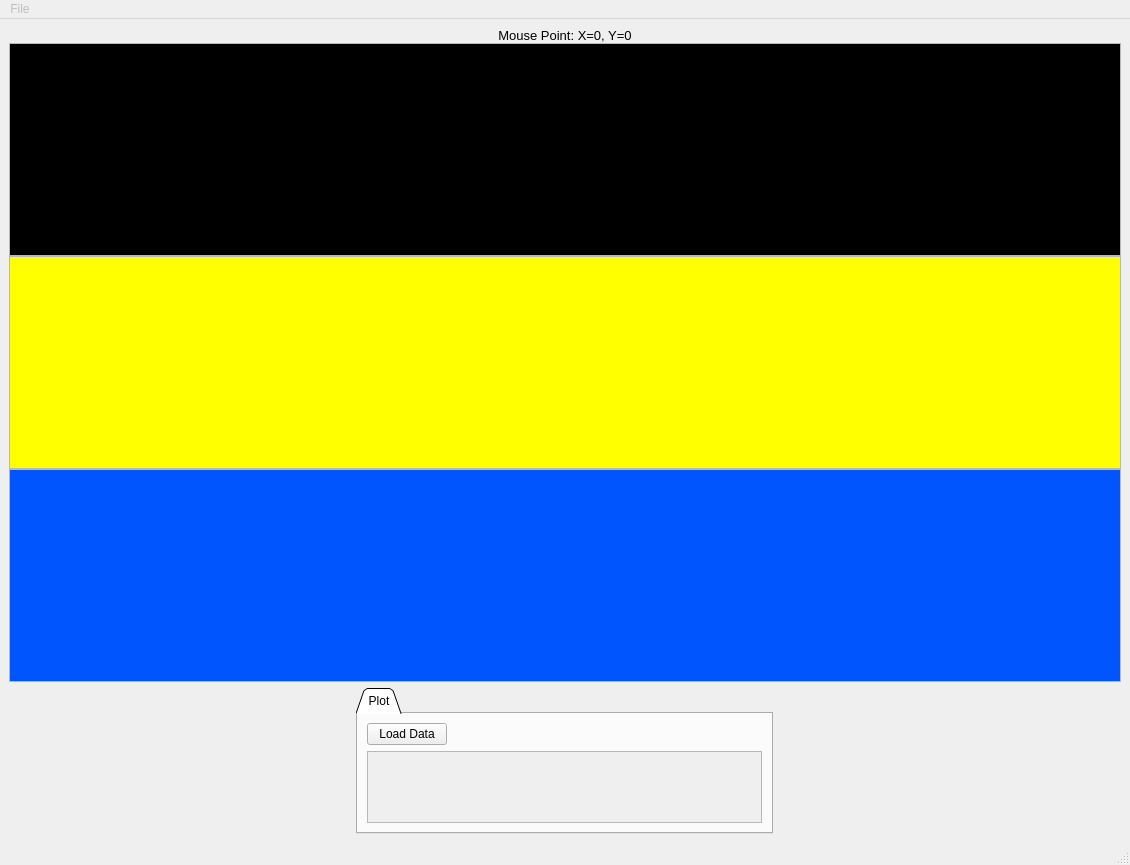
<?xml version="1.0" encoding="UTF-8"?>
<ui version="4.0">
 <class>MainWindow</class>
 <widget class="QMainWindow" name="MainWindow">
  <property name="geometry">
   <rect>
    <x>0</x>
    <y>0</y>
    <width>1130</width>
    <height>865</height>
   </rect>
  </property>
  <property name="minimumSize">
   <size>
    <width>1130</width>
    <height>865</height>
   </size>
  </property>
  <property name="windowTitle">
   <string>MainWindow</string>
  </property>
  <property name="autoFillBackground">
   <bool>false</bool>
  </property>
  <property name="documentMode">
   <bool>false</bool>
  </property>
  <widget class="QWidget" name="centralwidget">
   <layout class="QVBoxLayout" name="verticalLayout_4">
    <item>
     <layout class="QHBoxLayout" name="horizontalLayout_7">
      <property name="spacing">
       <number>0</number>
      </property>
      <item>
       <layout class="QVBoxLayout" name="verticalLayout_2">
        <item>
         <widget class="QLabel" name="mouse_point_info_label">
          <property name="sizePolicy">
           <sizepolicy hsizetype="Preferred" vsizetype="Preferred">
            <horstretch>0</horstretch>
            <verstretch>0</verstretch>
           </sizepolicy>
          </property>
          <property name="font">
           <font>
            <pointsize>10</pointsize>
           </font>
          </property>
          <property name="text">
           <string>Mouse Point: X=0, Y=0</string>
          </property>
          <property name="alignment">
           <set>Qt::AlignHCenter|Qt::AlignTop</set>
          </property>
         </widget>
        </item>
        <item>
         <widget class="QFrame" name="frame_2">
          <property name="sizePolicy">
           <sizepolicy hsizetype="Preferred" vsizetype="Expanding">
            <horstretch>0</horstretch>
            <verstretch>1</verstretch>
           </sizepolicy>
          </property>
          <property name="frameShape">
           <enum>QFrame::StyledPanel</enum>
          </property>
          <property name="frameShadow">
           <enum>QFrame::Raised</enum>
          </property>
          <layout class="QGridLayout" name="gridLayout">
           <property name="leftMargin">
            <number>0</number>
           </property>
           <property name="topMargin">
            <number>0</number>
           </property>
           <property name="rightMargin">
            <number>0</number>
           </property>
           <property name="bottomMargin">
            <number>0</number>
           </property>
           <property name="spacing">
            <number>0</number>
           </property>
           <item row="0" column="0">
            <widget class="PlotWidget" name="plot_widget_1" native="true">
             <property name="enabled">
              <bool>false</bool>
             </property>
             <property name="focusPolicy">
              <enum>Qt::ClickFocus</enum>
             </property>
             <property name="styleSheet">
              <string notr="true">background-color: rgb(0, 0, 0);</string>
             </property>
            </widget>
           </item>
          </layout>
         </widget>
        </item>
        <item>
         <widget class="QFrame" name="frame_3">
          <property name="sizePolicy">
           <sizepolicy hsizetype="Preferred" vsizetype="Expanding">
            <horstretch>0</horstretch>
            <verstretch>1</verstretch>
           </sizepolicy>
          </property>
          <property name="frameShape">
           <enum>QFrame::StyledPanel</enum>
          </property>
          <property name="frameShadow">
           <enum>QFrame::Raised</enum>
          </property>
          <layout class="QGridLayout" name="gridLayout_7">
           <property name="leftMargin">
            <number>0</number>
           </property>
           <property name="topMargin">
            <number>0</number>
           </property>
           <property name="rightMargin">
            <number>0</number>
           </property>
           <property name="bottomMargin">
            <number>0</number>
           </property>
           <property name="spacing">
            <number>0</number>
           </property>
           <item row="0" column="0">
            <widget class="PlotWidget" name="plot_widget_2" native="true">
             <property name="enabled">
              <bool>false</bool>
             </property>
             <property name="focusPolicy">
              <enum>Qt::ClickFocus</enum>
             </property>
             <property name="styleSheet">
              <string notr="true">background-color: rgb(255, 255, 0);</string>
             </property>
            </widget>
           </item>
          </layout>
         </widget>
        </item>
        <item>
         <widget class="QFrame" name="frame_4">
          <property name="sizePolicy">
           <sizepolicy hsizetype="Preferred" vsizetype="Expanding">
            <horstretch>0</horstretch>
            <verstretch>1</verstretch>
           </sizepolicy>
          </property>
          <property name="frameShape">
           <enum>QFrame::StyledPanel</enum>
          </property>
          <property name="frameShadow">
           <enum>QFrame::Raised</enum>
          </property>
          <layout class="QGridLayout" name="gridLayout_8">
           <property name="leftMargin">
            <number>0</number>
           </property>
           <property name="topMargin">
            <number>0</number>
           </property>
           <property name="rightMargin">
            <number>0</number>
           </property>
           <property name="bottomMargin">
            <number>0</number>
           </property>
           <property name="spacing">
            <number>0</number>
           </property>
           <item row="0" column="0">
            <widget class="PlotWidget" name="plot_widget_3" native="true">
             <property name="enabled">
              <bool>false</bool>
             </property>
             <property name="focusPolicy">
              <enum>Qt::ClickFocus</enum>
             </property>
             <property name="styleSheet">
              <string notr="true">background-color: rgb(0, 85, 255);</string>
             </property>
            </widget>
           </item>
          </layout>
         </widget>
        </item>
       </layout>
      </item>
     </layout>
    </item>
    <item>
     <layout class="QHBoxLayout" name="horizontalLayout_6">
      <item>
       <widget class="QTabWidget" name="tabWidget">
        <property name="sizePolicy">
         <sizepolicy hsizetype="Fixed" vsizetype="Fixed">
          <horstretch>0</horstretch>
          <verstretch>0</verstretch>
         </sizepolicy>
        </property>
        <property name="maximumSize">
         <size>
          <width>417</width>
          <height>16777215</height>
         </size>
        </property>
        <property name="tabShape">
         <enum>QTabWidget::Triangular</enum>
        </property>
        <property name="currentIndex">
         <number>0</number>
        </property>
        <property name="movable">
         <bool>true</bool>
        </property>
        <widget class="QWidget" name="tab_2">
         <attribute name="title">
          <string>Plot</string>
         </attribute>
         <layout class="QGridLayout" name="gridLayout_4">
          <item row="0" column="0">
           <widget class="QPushButton" name="load_data_pb">
            <property name="sizePolicy">
             <sizepolicy hsizetype="Fixed" vsizetype="Fixed">
              <horstretch>0</horstretch>
              <verstretch>0</verstretch>
             </sizepolicy>
            </property>
            <property name="text">
             <string>Load Data</string>
            </property>
           </widget>
          </item>
          <item row="1" column="0" colspan="2">
           <widget class="QScrollArea" name="scrollArea">
            <property name="widgetResizable">
             <bool>true</bool>
            </property>
            <widget class="QWidget" name="scrollAreaWidgetContents">
             <property name="geometry">
              <rect>
               <x>0</x>
               <y>0</y>
               <width>391</width>
               <height>70</height>
              </rect>
             </property>
             <layout class="QVBoxLayout" name="verticalLayout_3"/>
            </widget>
           </widget>
          </item>
         </layout>
        </widget>
       </widget>
      </item>
     </layout>
    </item>
   </layout>
  </widget>
  <widget class="QMenuBar" name="menubar">
   <property name="geometry">
    <rect>
     <x>0</x>
     <y>0</y>
     <width>1130</width>
     <height>22</height>
    </rect>
   </property>
   <widget class="QMenu" name="menuFile">
    <property name="enabled">
     <bool>false</bool>
    </property>
    <property name="title">
     <string>File</string>
    </property>
   </widget>
   <addaction name="menuFile"/>
  </widget>
  <widget class="QStatusBar" name="statusbar"/>
  <action name="actionOpen">
   <property name="text">
    <string>Open</string>
   </property>
  </action>
  <action name="actionOpen_CSV">
   <property name="text">
    <string>Open CSV...</string>
   </property>
  </action>
 </widget>
 <customwidgets>
  <customwidget>
   <class>PlotWidget</class>
   <extends>QWidget</extends>
   <header>pyqtgraph</header>
   <container>1</container>
  </customwidget>
 </customwidgets>
 <resources/>
 <connections/>
</ui>
